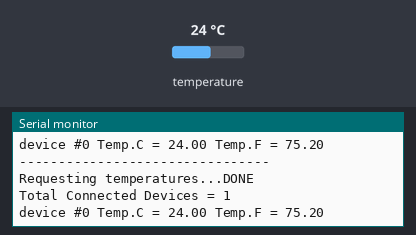
A sketch run on a simulated Arduino Nano, built with avr-gcc and run on an emulated ATmega328P. Shown: the last lines printed to the serial monitor. Inputs (shaded band) come from the test bench; at power-on: temperature 24 °C.

Above: at 3.0 s.
3.1 s: temperature set to 12 °C
At 4.39 s:
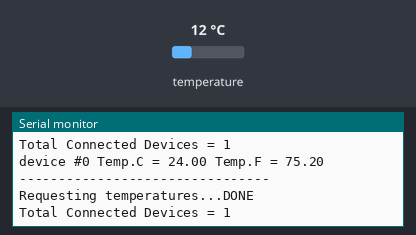
6.0 s: temperature set to 19 °C
At 6.9 s:
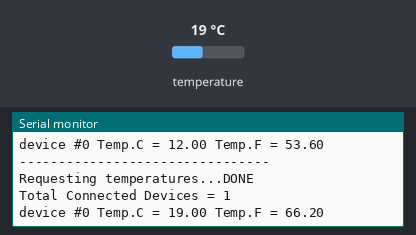
Timing chart, 0 to 9.0 s (numbered marks = the images above; inputs shaded):
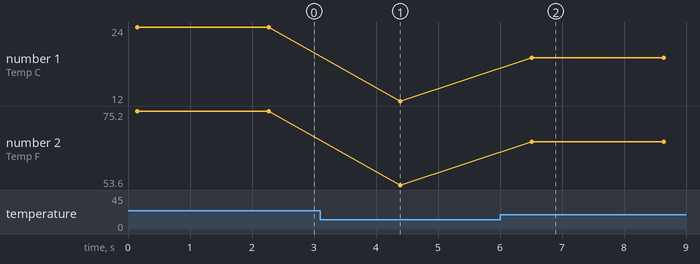

The sketch:

my_DS1820_Multiple_Tester.ino
```cpp
#include <OneWire.h>
#include <DallasTemperature.h>

/* wiring
DS1820
pin1.left =GND  -------------------GND nano
pin2.mid  =Data -------------------D5 nano
pin3.right=VCC 3.3v-5V-------------5V nano
 */


// Data wire is plugged into port D5 on the Arduino
#define ONE_WIRE_BUS 5
#define TEMPERATURE_PRECISION 9 // Lower resolution

// Setup a oneWire instance to communicate with any OneWire devices (not just Maxim/Dallas temperature ICs)
OneWire oneWire(ONE_WIRE_BUS);

// Pass our oneWire reference to Dallas Temperature.
DallasTemperature sensors(&oneWire);

int numberOfDevices; // Number of temperature devices found

DeviceAddress tempDeviceAddress; // We'll use this variable to store a found device address

void setup(void)
{
  // start serial port
  Serial.begin(115200);
  Serial.println("Dallas Temperature IC Control Library Demo");

  // Start up the library
  sensors.begin();

  // Grab a count of devices on the wire
  numberOfDevices = sensors.getDeviceCount();

  // locate devices on the bus
  Serial.print("Locating devices...");

  Serial.print("Found ");
  Serial.print(numberOfDevices, DEC);
  Serial.println(" devices.");

  // report parasite power requirements
  Serial.print("Parasite power is: ");
  if (sensors.isParasitePowerMode()) Serial.println("ON");
  else Serial.println("OFF");

  // Loop through each device, print out address

  for(int i=0;i<numberOfDevices; i++)
  {
    // Search the wire for address
   if(sensors.getAddress(tempDeviceAddress, i))
	  {
		 Serial.print("Found device ");
		 Serial.print(i, DEC);
		 Serial.print(" with address: ");
		 printAddress(tempDeviceAddress);
		 Serial.println();

		 Serial.print("Setting resolution to ");
		 Serial.println(TEMPERATURE_PRECISION, DEC);

		 // set the resolution to TEMPERATURE_PRECISION bit (Each Dallas/Maxim device is capable of several different resolutions)
		 sensors.setResolution(tempDeviceAddress, TEMPERATURE_PRECISION);

		 Serial.print("Resolution actually set to: ");
		 Serial.print(sensors.getResolution(tempDeviceAddress), DEC);
		 Serial.println();
	  }
	 else
	  {
		 Serial.print("Found ghost device at ");
		 Serial.print(i, DEC);
		 Serial.print(" but could not detect address. Check power and cabling");
	  }
  }
  Serial.println("--------------------------------");

}

// function to print the temperature for a device
void printTemperature(DeviceAddress deviceAddress)
{
  // method 1 - slower
  //Serial.print("Temp C: ");
  //Serial.print(sensors.getTempC(deviceAddress));
  //Serial.print(" Temp F: ");
  //Serial.print(sensors.getTempF(deviceAddress)); // Makes a second call to getTempC and then converts to Fahrenheit

  // method 2 - faster
  float tempC = sensors.getTempC(deviceAddress);
  Serial.print(" Temp.C = ");
  Serial.print(tempC);
  Serial.print(" Temp.F = ");
  Serial.println(DallasTemperature::toFahrenheit(tempC)); // Converts tempC to Fahrenheit
}

void loop(void)
{
  // call sensors.requestTemperatures() to issue a global temperature
  // request to all devices on the bus
  Serial.print("Requesting temperatures...");
  sensors.requestTemperatures(); // Send the command to get temperatures
  Serial.println("DONE");

  //print numberOfDevices
    Serial.print("Total Connected Devices = ");
    Serial.println(numberOfDevices, DEC);


  // Loop through each device, print out temperature data
  for(int i=0;i<numberOfDevices; i++)
  {
    // Search the wire for address
    if(sensors.getAddress(tempDeviceAddress, i))
	{
		// Output the device ID
		Serial.print("device #");
		Serial.print(i,DEC);

		// It responds almost immediately. Let's print out the data
		printTemperature(tempDeviceAddress); // Use a simple function to print out the data
	}
	//else ghost device! Check your power requirements and cabling

  }
  delay(2000);
  Serial.println("--------------------------------");
}

// function to print a device address
void printAddress(DeviceAddress deviceAddress)
{
  for (uint8_t i = 0; i < 8; i++)
  {
    if (deviceAddress[i] < 16) Serial.print("0");
    Serial.print(deviceAddress[i], HEX);
  }
}
```

Measured:
- after the input at 6.0 s, the serial monitor: prints a new line after 0.52 s (image 2)
- plotted number 1: 24 → 12 after the input at 3.1 s, 12 → 19 after the input at 6.0 s
- plotted number 2: 75.2 → 53.6 after the input at 3.1 s, 53.6 → 66.2 after the input at 6.0 s
